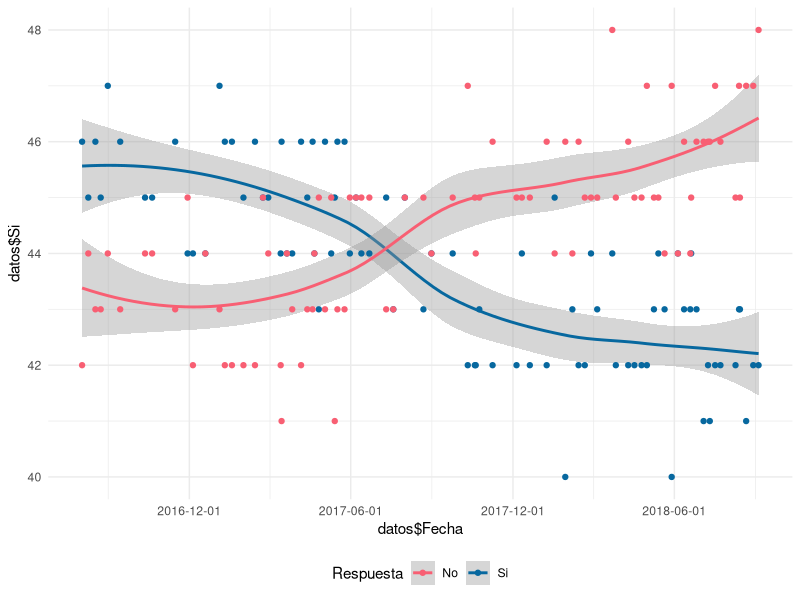

Reproduce this figure in R.
datos <- read.csv("encuesta_brexit.csv", sep = ",", header = T)
library(ggplot2)
datos$Fecha <- as.Date(datos$Fecha, "%d/%m/%y")

g <- ggplot(data = datos, mapping = aes(x = datos$Fecha)) +
  geom_smooth(mapping = aes(y = datos$Si, color = "Si")) +
  geom_smooth(mapping = aes(y = datos$No, color = "No")) +
  geom_point(mapping = aes(y = datos$Si, color = "Si")) +
  geom_point(mapping = aes(y = datos$No, color = "No")) +
  scale_color_manual(values = c( "#f85f73","#07689f"), name = "Respuesta") +
  scale_x_date(date_breaks = "6 month") +
  theme_minimal() +
  theme(legend.position = "bottom")
g



